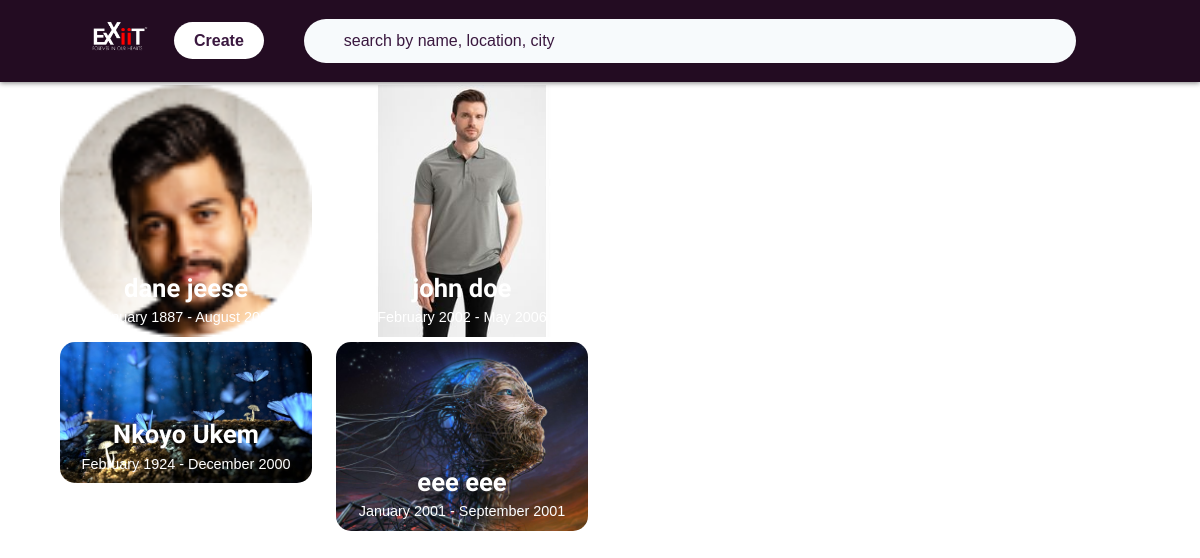
Before: /recent-memorial/ with the older database file.
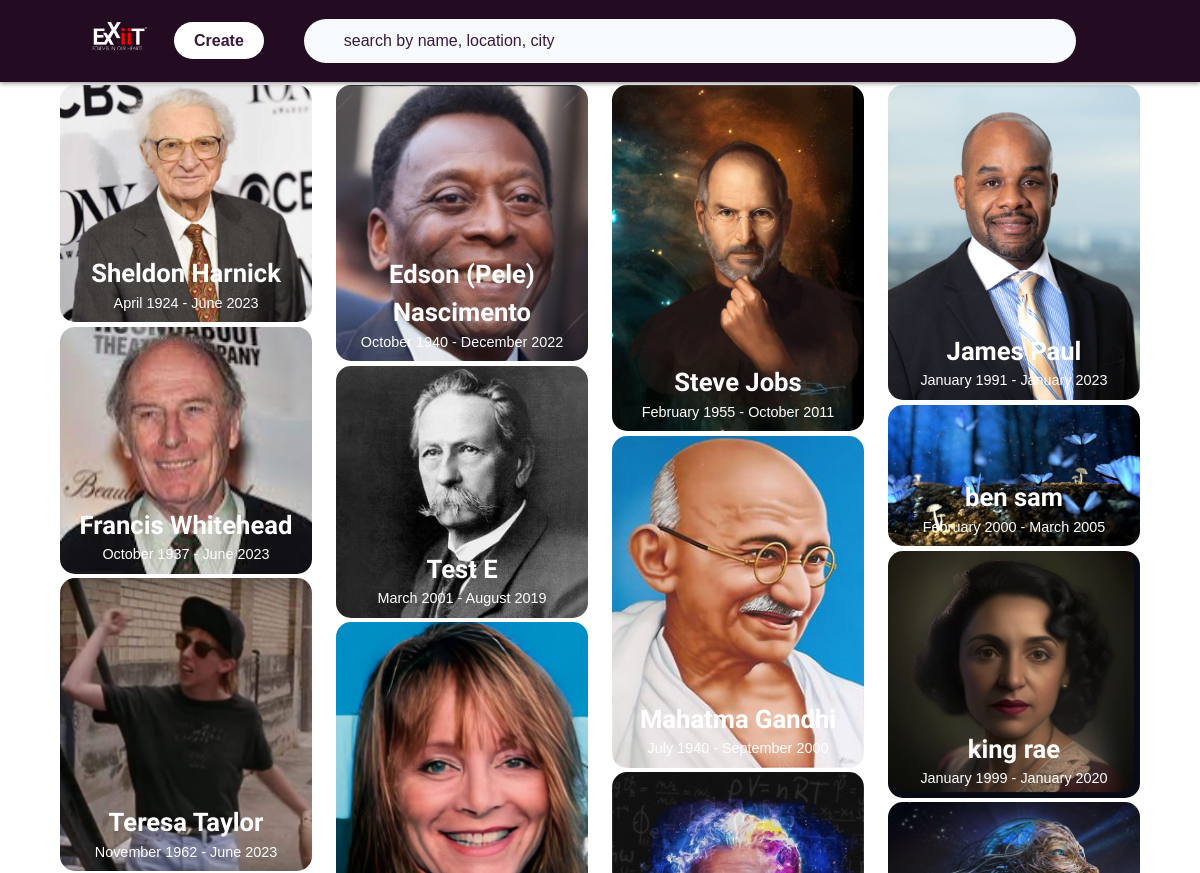
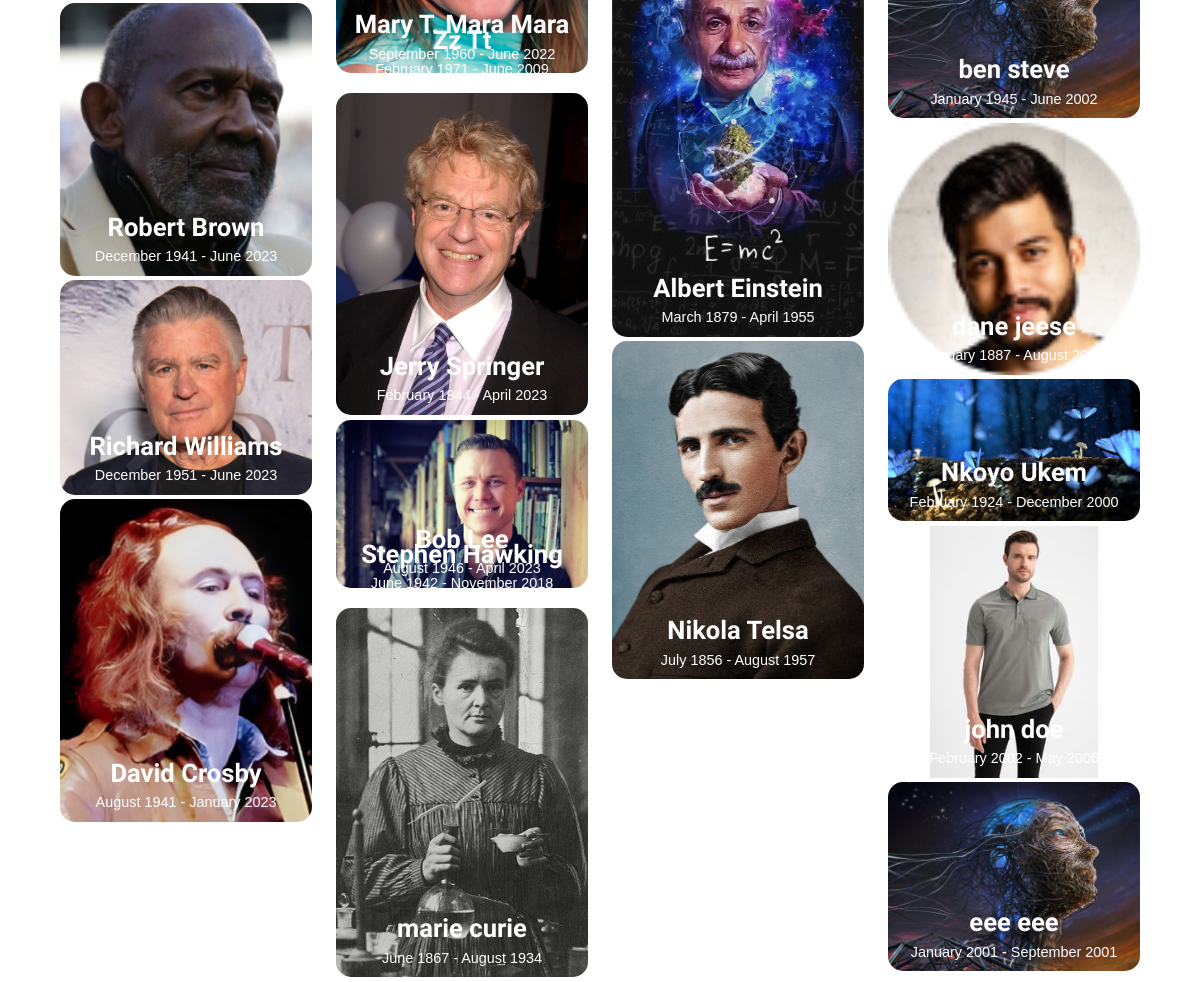
After: the same page with the newer database file (2 pictures, top to bottom).
### FuneralApp/models.py (models this page shows, shortened)
class Biography(models.Model):
    user = models.ForeignKey(settings.AUTH_USER_MODEL, on_delete=models.CASCADE)
    deceased = models.ForeignKey(Deceased,on_delete=models.CASCADE,related_name='biography')
    body_text = RichTextField(null=True, blank=True)
    introduction = models.TextField(blank =True,null=True)
    early_life = models.TextField(blank =True,null=True)
    career = models.TextField(blank =True,null=True)
    personal_life = models.TextField(blank =True,null=True)
    Awards = models.TextField(blank =True,null=True)
    cover_photo = models.ImageField(null=True, blank=True,upload_to = 'CoverPhoto/')
    likes = models.ManyToManyField(settings.AUTH_USER_MODEL, related_name='liked_cover', blank=True)
    class Meta:
        ordering = ['-id']

class Deceased(models.Model):
    user = models.ForeignKey(settings.AUTH_USER_MODEL, on_delete=models.CASCADE,null =True,blank = True)
    first_name = models.CharField(max_length=255)
    middle_name = models.CharField(max_length=255,blank=True,null=True)
    last_name = models.CharField(max_length=255)
    death_cause = models.CharField(max_length=255,blank=True,null=True)
    month_birth = models.CharField(max_length=100,choices=month_choices)
    day_birth = models.IntegerField()
    year_birth = models.IntegerField(blank=True,null=True)
    month_death = models.CharField(max_length=100,choices=month_choices,blank=True,null=True)
    day_death= models.IntegerField(blank=True,null=True)
    year_death = models.IntegerField(blank=True,null=True)
    location = models.CharField(max_length=100,blank=True,null=True)

### FuneralApp/views.py (the view)
# urls.py: path('recent-memorial/',views.recent_memorial,name='recent_memorial'),
def recent_memorial(request):
    data = Biography.objects.all()
    return render(request,'FuneralApp/recent-memorial.html',{'data':data})

### FuneralApp/templates/FuneralApp/recent-memorial.html (shortened to what this page needs)
{% load static %}
<!DOCTYPE html>
<html lang="en">
<head>
    <link rel="stylesheet" href="{% static 'css/recent-memorial.css' %}">
    <link rel="stylesheet" href="https://cdn.jsdelivr.net/npm/swiper/swiper-bundle.min.css"/>
    <link rel="stylesheet" href="https://cdnjs.cloudflare.com/ajax/libs/font-awesome/6.3.0/css/all.min.css" />
</head>
<body>
    <header>
       <div class="card1">
        <div class="logo" id="logo"> <a style="text-decoration: none;color:white;" href="{% url 'recent_memorial' %}">
              <img style="height: 70px;width:auto" src = '{% static 'images/logo.png' %}'>
        </a></div>
        <div class="create" id="create">
            <a class="link" href="{% url 'create_memorial' %}">Create</a>
        </div>
       </div>
       <form class="search-bar" id="search-bar" action="{% url 'search_memorials' %}" method="get">
        <div class="search-wrapper">
            <input type="text" name="q" id="q" placeholder="search by name, location, city">
        </div>
       </form>
    </header>
    <div class="body-container">
        <div class="grid-container">
           {% for item in data %}
           {% if item.cover_photo %}
            <div class="card" >
              <img class='grid-item grid-item-1' src="{{item.cover_photo.url}}" alt=''>
                <div class="text-wrapper" onclick="showReel('{{item.id}}')">
                    <div class="name">{{item.deceased.first_name}} {{item.deceased.last_name}} </div>
                    <div class="date">{{item.deceased.month_birth}} {{item.deceased.year_birth}} - {{item.deceased.month_death}} {{item.deceased.year_death}}</div>
                </div>
            </div>
           {% endif %}
           {% endfor %}
        </div>
    </div>
</body>
</html>

Changed rows visible on the page:
added Biography: cover_photo (picture), deceased.first_name "Sheldon", deceased.last_name "Harnick", deceased.month_birth "April", deceased.year_birth "1924", deceased.month_death "June", deceased.year_death "2023"
added Biography: cover_photo (picture), deceased.first_name "Francis", deceased.last_name "Whitehead", deceased.month_birth "October", deceased.year_birth "1937", deceased.month_death "June", deceased.year_death "2023"
added Biography: cover_photo (picture), deceased.first_name "Teresa", deceased.last_name "Taylor", deceased.month_birth "November", deceased.year_birth "1962", deceased.month_death "June", deceased.year_death "2023"
added Biography: cover_photo (picture), deceased.first_name "Robert", deceased.last_name "Brown", deceased.month_birth "December", deceased.year_birth "1941", deceased.month_death "June", deceased.year_death "2023"
added Biography: cover_photo (picture), deceased.first_name "Richard", deceased.last_name "Williams", deceased.month_birth "December", deceased.year_birth "1951", deceased.month_death "June", deceased.year_death "2023"
added Biography: cover_photo (picture), deceased.first_name "David", deceased.last_name "Crosby", deceased.month_birth "August", deceased.year_birth "1941", deceased.month_death "January", deceased.year_death "2023"
added Biography: cover_photo (picture), deceased.first_name "Edson (Pele)", deceased.last_name "Nascimento", deceased.month_birth "October", deceased.year_birth "1940", deceased.month_death "December", deceased.year_death "2022"
added Biography: cover_photo (picture), deceased.first_name "Test", deceased.last_name "E", deceased.month_birth "March", deceased.year_birth "2001", deceased.month_death "August", deceased.year_death "2019"
added Biography: cover_photo (picture), deceased.first_name "Mary T. Mara", deceased.last_name "Mara", deceased.month_birth "September", deceased.year_birth "1960", deceased.month_death "June", deceased.year_death "2022"
added Biography: deceased.first_name "Zz", deceased.last_name "Tt", deceased.month_birth "February", deceased.year_birth "1971", deceased.month_death "June", deceased.year_death "2009"
added Biography: cover_photo (picture), deceased.first_name "Jerry", deceased.last_name "Springer", deceased.month_birth "February", deceased.year_birth "1944", deceased.month_death "April", deceased.year_death "2023"
added Biography: cover_photo (picture), deceased.first_name "Bob", deceased.last_name "Lee", deceased.month_birth "August", deceased.year_birth "1946", deceased.month_death "April", deceased.year_death "2023"
added Biography: deceased.first_name "Stephen", deceased.last_name "Hawking", deceased.month_birth "June", deceased.year_birth "1942", deceased.month_death "November", deceased.year_death "2018"
added Biography: cover_photo (picture), deceased.first_name "marie", deceased.last_name "curie", deceased.month_birth "June", deceased.year_birth "1867", deceased.month_death "August", deceased.year_death "1934"
added Biography: cover_photo (picture), deceased.first_name "Steve", deceased.last_name "Jobs", deceased.month_birth "February", deceased.year_birth "1955", deceased.month_death "October", deceased.year_death "2011"
added Biography: cover_photo (picture), deceased.first_name "Mahatma", deceased.last_name "Gandhi", deceased.month_birth "July", deceased.year_birth "1940", deceased.month_death "September", deceased.year_death "2000"
added Biography: cover_photo (picture), deceased.first_name "Albert", deceased.last_name "Einstein", deceased.month_birth "March", deceased.year_birth "1879", deceased.month_death "April", deceased.year_death "1955"
added Biography: cover_photo (picture), deceased.first_name "Nikola", deceased.last_name "Telsa", deceased.month_birth "July", deceased.year_birth "1856", deceased.month_death "August", deceased.year_death "1957"
added Biography: cover_photo (picture), deceased.first_name "James", deceased.last_name "Paul", deceased.month_birth "January", deceased.year_birth "1991", deceased.month_death "January", deceased.year_death "2023"
added Biography: cover_photo (picture), deceased.first_name "ben", deceased.last_name "sam", deceased.month_birth "February", deceased.year_birth "2000", deceased.month_death "March", deceased.year_death "2005"
added Biography: cover_photo (picture), deceased.first_name "king", deceased.last_name "rae", deceased.month_birth "January", deceased.year_birth "1999", deceased.month_death "January", deceased.year_death "2020"
added Biography: cover_photo (picture), deceased.first_name "ben", deceased.last_name "steve", deceased.month_birth "January", deceased.year_birth "1945", deceased.month_death "June", deceased.year_death "2002"
